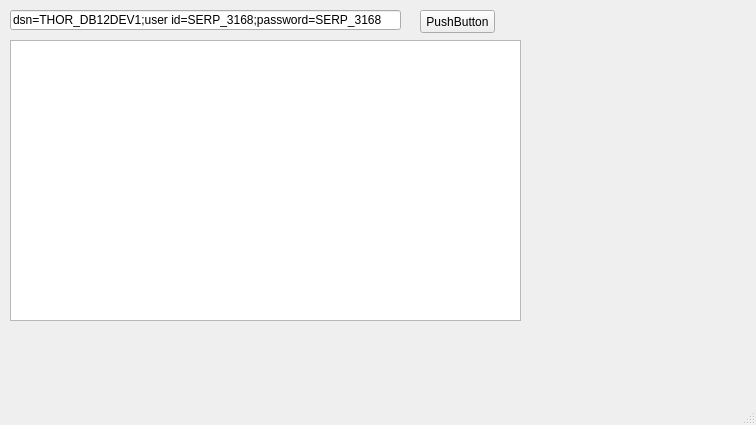
<?xml version="1.0" encoding="UTF-8"?>
<ui version="4.0">
 <class>MainWindow</class>
 <widget class="QMainWindow" name="MainWindow">
  <property name="geometry">
   <rect>
    <x>0</x>
    <y>0</y>
    <width>756</width>
    <height>425</height>
   </rect>
  </property>
  <property name="windowTitle">
   <string>MainWindow</string>
  </property>
  <widget class="QWidget" name="centralwidget">
   <widget class="QLineEdit" name="lineEdit">
    <property name="geometry">
     <rect>
      <x>10</x>
      <y>10</y>
      <width>391</width>
      <height>20</height>
     </rect>
    </property>
    <property name="text">
     <string>dsn=THOR_DB12DEV1;user id=SERP_3168;password=SERP_3168</string>
    </property>
   </widget>
   <widget class="QPushButton" name="pushButton">
    <property name="geometry">
     <rect>
      <x>420</x>
      <y>10</y>
      <width>75</width>
      <height>23</height>
     </rect>
    </property>
    <property name="text">
     <string>PushButton</string>
    </property>
   </widget>
   <widget class="QPlainTextEdit" name="plainTextEdit">
    <property name="geometry">
     <rect>
      <x>10</x>
      <y>40</y>
      <width>511</width>
      <height>281</height>
     </rect>
    </property>
   </widget>
  </widget>
  <widget class="QMenuBar" name="menubar">
   <property name="geometry">
    <rect>
     <x>0</x>
     <y>0</y>
     <width>756</width>
     <height>21</height>
    </rect>
   </property>
  </widget>
  <widget class="QStatusBar" name="statusbar"/>
 </widget>
 <resources/>
 <connections/>
</ui>
